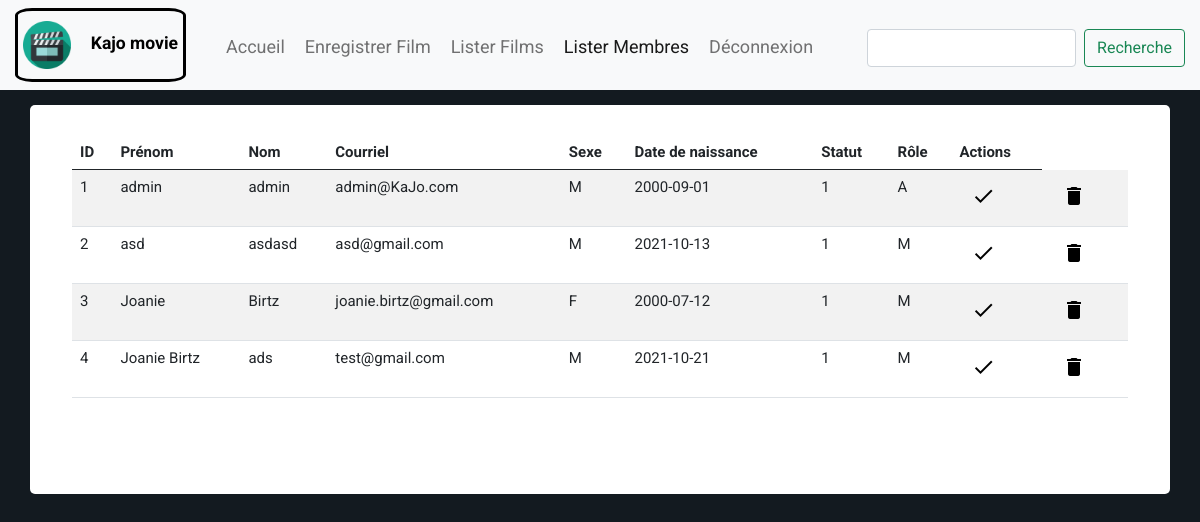
Page /pages/listerMembres.php on the committed database.
### tables this page shows
CREATE TABLE `membres` (
  `idMembre` int(11) NOT NULL,
  `prenom` varchar(20) NOT NULL,
  `nom` varchar(20) NOT NULL,
  `courriel` varchar(256) NOT NULL,
  `sexe` varchar(11) NOT NULL,
  `dateDeNaissance` date NOT NULL
);

CREATE TABLE `connexion` (
  `idMembre` int(11) NOT NULL,
  `courriel` varchar(256) NOT NULL,
  `motDePasse` varchar(20) NOT NULL,
  `statut` int(11) NOT NULL,
  `role` varchar(11) NOT NULL
);

### pages/listerMembres.php (the view, shortened to what this page needs)
<?php
if (isset($_GET['msg'])) {
    $msg = $_GET['msg'];
} else {
    $msg = "";
}
?>
<!DOCTYPE html>
<html lang="fr">
<head>
    <link rel="stylesheet" href="../public/util/bootstrap-5.0.0-beta3-dist/css/bootstrap.min.css">
    <link href="../public/util/fonts/font-awesome.min.css" rel="stylesheet" type="text/css">
    <link rel="stylesheet" href="../public/util/css/style.css">
    <link rel="stylesheet" href="../public/css/monStyle.css">
</head>
<body onLoad="initialiser(<?php echo "'" . $msg . "'" ?>);">
    <div id=" site-content">
        <nav class="navbar navbar-expand-lg navbar-light bg-light">
            <div class="container-fluid">
                <div class="company">
                    <img id="monLogo" class="navbar-brand" src="../public/images/icon-logo-film.png" alt="" class="logo">
                    <h3> Kajo movie </h3>
                </div>
                <div class="collapse navbar-collapse" id="navbarSupportedContent">
                    <ul class="navbar-nav me-auto mb-2 mb-lg-0">
                        <li class="nav-item">
                            <a class="nav-link" href="javascript:AccueilAdmin();">Accueil</a>
                        </li>
                        <li class="nav-item">
                            <a class="nav-link" href="" data-bs-toggle="modal" data-bs-target="#modal-creer-film">Enregistrer Film</a>
                        </li>
                        <li class="nav-item">
                            <a class="nav-link" href="javascript:listerFilms();">Lister Films</a>
                        </li>
                        <li class="nav-item">
                            <a class="nav-link active" aria-current="page" href="javascript:listerMembres();" onclick="">Lister Membres</a>
                        </li>
                        <li class="nav-item">
                            <a class="nav-link" href="../index.php">Déconnexion</a>
                        </li>
                    </ul>
                    <div class="d-flex nav-droite">
						<input class="form-control me-2" type="search" id="rcres" aria-label="Recherche">
						<button class="btn btn-outline-success" onClick="lister('membre',document.getElementById('rcres').value)">Recherche</button>
					</div>
                </div>
            </div>
        </nav>
        <main class="main-content">
            <div class="container">
                <?php
                require_once("../BD/connexion.inc.php");
                if (isset($_POST['par'])) {
                    $par=$_POST['par'];
                    $valeurPar=strtolower(trim($_POST['valeurPar']));
                    switch($par){
                        case "membre" :
                            $requette="SELECT m.idMembre, m.prenom, m.nom, m.courriel, m.sexe, m.dateDeNaissance, c.statut, c.role FROM membres m INNER JOIN connexion c ON m.idMembre = c.idMembre WHERE LOWER(nom) LIKE CONCAT('%', ?, '%') OR LOWER(prenom) LIKE CONCAT('%', ?, '%')";
                        break;
                        case "toutM" :
                            $requette = "SELECT m.idMembre, m.prenom, m.nom, m.courriel, m.sexe, m.dateDeNaissance, c.statut, c.role FROM membres m INNER JOIN connexion c ON m.idMembre = c.idMembre WHERE 1=? OR 1=?";
                            break;
                    }
                    $stmt = $connexion->prepare($requette);
                    $stmt->bind_param("ss", $valeurPar,$valeurPar);
                    $stmt->execute();
                    $listeMembres = $stmt->get_result();
                }else {
					$requette = "SELECT m.idMembre, m.prenom, m.nom, m.courriel, m.sexe, m.dateDeNaissance, c.statut, c.role FROM membres m INNER JOIN connexion c ON m.idMembre = c.idMembre";
					$listeMembres = mysqli_query($connexion, $requette);
				}
                try {
                    $rep = "<div class='page' id='liste-membre'>";
                    $rep .= '<div class="container-xl">	<div class="table-responsive"> <div class="table-wrapper">	<table class="table table-striped table-hover">';
                    $rep .= '<thead> <tr> <th>ID</th> <th>Prénom</th> <th>Nom</th> <th>Courriel</th> <th>Sexe</th>';
                    $rep .= '<th>Date de naissance</th> <th>Statut</th> <th>Rôle</th> <th>Actions</th> </tr> </thead> <tbody>';
                    while ($ligne = mysqli_fetch_object($listeMembres)) {
                        $rep .= '<tr class="uneLigne"><td>' . ($ligne->idMembre) . '</td>';
                        $rep .= '<td>' . ($ligne->prenom) . '</td>';
                        $rep .= '<td>' . ($ligne->nom) . '</td>';
                        $rep .= '<td>' . ($ligne->courriel) . '</td>';
                        $rep .= '<td>' . ($ligne->sexe) . '</td>';
                        $rep .= '<td>' . ($ligne->dateDeNaissance) . '</td>';
                        $rep .= '<td>' . ($ligne->statut) . '</td>';
                        $rep .= '<td>' . ($ligne->role) . '</td>';
                        $rep .= '<td> <a class="btn btn-primary myButton" data-bs-toggle="modal" data-bs-target="#modal-Activer-Membre" onclick="envoyerIdMembreActive(' . $ligne->idMembre . ')"><i class="material-icons" data-toggle="tooltip" title="Activer">&#xe876;</i></a> </td>';
                        $rep .= '<td> <a class="btn btn-primary myButton" data-bs-toggle="modal" data-bs-target="#modal-Supprimer-Membre" onclick="envoyerIdMembre(' . $ligne->idMembre . ')"><i class="material-icons" data-toggle="tooltip" title="Désactiver">&#xE872;</i></a> </td>	</tr>';
                    }
                    $rep .= '</tbody> </table> </div> </div> </div>';
                    $rep .= "</div>";
                } catch (Exception $e) {
                    echo "Probleme pour lister";
                } finally {
                    echo $rep;
                }
                ?>
            </div>
        </main>
</body>
</html>

### public/util/css/style.css (style rules this page uses)
article, aside, details, figcaption, figure, footer, header, hgroup, nav, section, summary { display: block; }
html { background: #fff; color: #000; -webkit-text-size-adjust: 100%; -ms-text-size-adjust: 100%; }
html, button, input, select, textarea { font-family: sans-serif; }
body { margin: 0; }
a { background: transparent; }
h3 { font-size: 1.17em; margin: 1em 0; }
img { border: 0; }
button, input, select, textarea { font-family: inherit; font-size: 100%; margin: 0; vertical-align: baseline; }
button, input { line-height: normal; }
button, select { text-transform: none; }
button, html input[type="button"], input[type="reset"], input[type="submit"] { -webkit-appearance: button; cursor: pointer; }
input[type="search"] { -webkit-appearance: textfield; -moz-box-sizing: content-box; box-sizing: content-box; }
table { border-collapse: collapse; border-spacing: 0; }
*, *:before, *:after { -moz-box-sizing: border-box; box-sizing: border-box; }
body { background-color: #131a20; background-image: url(dummy/background.jpg); background-position: top center; background-repeat: no-repeat; color: #84878d; font-family: "Roboto", "Open Sans", sans-serif; font-size: 15px; font-weight: 400; line-height: normal; }
h1, h2, h3, h4, h5, h6 { font-weight: 700; margin: 0 0 20px; }
ul, ol { margin: 0; padding-left: 0; }
a { text-decoration: none; color: #ffaa3c; }
.container { margin-right: auto; margin-left: auto; padding-left: 15px; padding-right: 15px; *zoom: 1; }
.container:after { content: " "; clear: both; display: block; overflow: hidden; height: 0; }
@media (min-width: 768px) { .container { width: 750px; } }
@media (min-width: 992px) { .container { width: 970px; } }
@media (min-width: 1200px) { .container { width: 1170px; } }
.container-fluid { margin-right: auto; margin-left: auto; padding-left: 15px; padding-right: 15px; *zoom: 1; }
.container-fluid:after { content: " "; clear: both; display: block; overflow: hidden; height: 0; }
.main-content .container { background: white; border-radius: 5px; padding: 30px; }

### public/css/monStyle.css (style rules this page uses)
#monLogo { max-width: 3rem; }
.page { align-items: center; }
.company { border-style: solid; padding: 5px 5px 5px 5px; border-radius: 10%; display: inline; margin-right: 30px; color: black; }
.company h3 { display: inline; }
.main-content { margin-top: 15px; }
html { background-color: #131a20; }
.myButton { font: inherit; cursor: pointer; outline: inherit; background-color: transparent !important; border: 0; color:black !important; }
i { pointer-events: none; }
.nav-droite { margin-top: 5px; }
li { cursor: pointer; padding: 12px 2px 12px 2px; margin: 2px 0px 0px 0px; border-radius: 5px; text-align: center; font-size: 16px; font-size: large; }

### rows in the picture
membres: idMembre "1", prenom "admin", nom "admin", courriel "admin@KaJo.com", sexe "M", dateDeNaissance "2000-09-01", connexion.statut "1", connexion.role "A"
membres: idMembre "2", prenom "asd", nom "asdasd", courriel "asd@gmail.com", sexe "M", dateDeNaissance "2021-10-13", connexion.statut "1", connexion.role "M"
membres: idMembre "3", prenom "Joanie", nom "Birtz", courriel "joanie.birtz@gmail.com", sexe "F", dateDeNaissance "2000-07-12", connexion.statut "1", connexion.role "M"
membres: idMembre "4", prenom "Joanie Birtz", nom "ads", courriel "test@gmail.com", sexe "M", dateDeNaissance "2021-10-21", connexion.statut "1", connexion.role "M"
